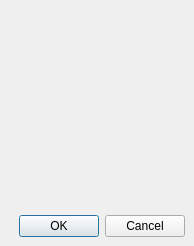
<ui version="4.0" >
 <comment>*********************************************************************
**
** Copyright (C) 1992-$THISYEAR$ $TROLLTECH$. All rights reserved.
**
** This file is part of the $MODULE$ of the Qt Toolkit.
**
** $TROLLTECH_DUAL_LICENSE$
**
** This file is provided AS IS with NO WARRANTY OF ANY KIND, INCLUDING THE
** WARRANTY OF DESIGN, MERCHANTABILITY AND FITNESS FOR A PARTICULAR PURPOSE.
**
*********************************************************************</comment>
 <class>QtBrushPatternDialog</class>
 <widget class="QDialog" name="QtBrushPatternDialog" >
  <property name="geometry" >
   <rect>
    <x>0</x>
    <y>0</y>
    <width>194</width>
    <height>246</height>
   </rect>
  </property>
  <property name="windowTitle" >
   <string>Edit Color Pattern</string>
  </property>
  <layout class="QVBoxLayout" >
   <property name="margin" >
    <number>9</number>
   </property>
   <property name="spacing" >
    <number>6</number>
   </property>
   <item>
    <widget class="qdesigner_internal::QtBrushPatternEditor" name="brushPatternEditor" >
     <property name="sizePolicy" >
      <sizepolicy>
       <hsizetype>3</hsizetype>
       <vsizetype>3</vsizetype>
       <horstretch>0</horstretch>
       <verstretch>0</verstretch>
      </sizepolicy>
     </property>
    </widget>
   </item>
   <item>
    <widget class="QDialogButtonBox" name="buttonBox" >
     <property name="orientation" >
      <enum>Qt::Horizontal</enum>
     </property>
     <property name="standardButtons" >
      <set>QDialogButtonBox::Cancel|QDialogButtonBox::NoButton|QDialogButtonBox::Ok</set>
     </property>
    </widget>
   </item>
  </layout>
 </widget>
 <customwidgets>
  <customwidget>
   <class>qdesigner_internal::QtBrushPatternEditor</class>
   <extends>QFrame</extends>
   <header>qtbrushpatterneditor.h</header>
  </customwidget>
 </customwidgets>
 <resources/>
 <connections>
  <connection>
   <sender>buttonBox</sender>
   <signal>accepted()</signal>
   <receiver>QtBrushPatternDialog</receiver>
   <slot>accept()</slot>
   <hints>
    <hint type="sourcelabel" >
     <x>69</x>
     <y>217</y>
    </hint>
    <hint type="destinationlabel" >
     <x>29</x>
     <y>243</y>
    </hint>
   </hints>
  </connection>
  <connection>
   <sender>buttonBox</sender>
   <signal>rejected()</signal>
   <receiver>QtBrushPatternDialog</receiver>
   <slot>reject()</slot>
   <hints>
    <hint type="sourcelabel" >
     <x>133</x>
     <y>223</y>
    </hint>
    <hint type="destinationlabel" >
     <x>152</x>
     <y>244</y>
    </hint>
   </hints>
  </connection>
 </connections>
</ui>
